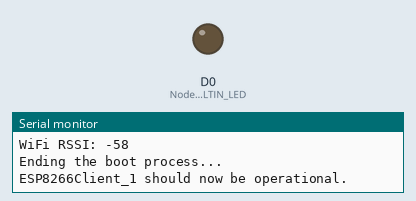
This sketch was run on a simulated ESP8266 (NodeMCU). Shown: output pins drawn as LEDs (lit = HIGH), the last lines printed to the serial monitor. WiFi joins after 1.5 s; servers stay silent unless stated; uploads are accepted with an empty reply.

Above: at 3.1 s.
At 8.8 s:
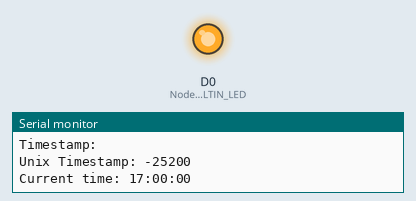
Timing chart, 0 to 17.2 s (numbered marks = the images above):
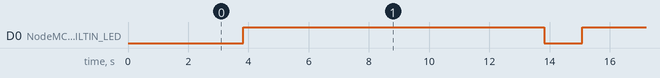

The sketch:

Node-RED_TimeServer_v1.3.ino
```cpp
#include <ESP8266WiFi.h>
#include <WiFiClient.h>
#include <Arduino.h>
// Replace with a different esp8266unitNumber to identify multiple ESP8266 NodeMCU devices
const char* esp8266unitNumber = "ESP8266Client_1";  // Set a esp8266unitNumber to identify each ESP8266 NodeMCU (example "ESP8266Client_1")

// Replace with your network credentials
const char* WIFI_SSID = "wifi_ssid";                   // Set the WIFI ssid to connect to (example "WiFi SSID")
const char* WIFI_PASSWORD = "your_password";            // Set the WIFI password (example "Wifi Password")

// Replace with the IP address of your Node-RED API server
const char* NODERED_SERVER = "10.0.0.111";          // Set the Node-RED server ip address (example "10.0.0.111")
const int NODERED_PORT = 1880;                      // Set the Node-RED port number (default port is 1880)

// Declare variables for the built in LED's
const int NodeMCU_BUILTIN_LED = D0;    // Onboard LED (GPIO16) pin D0
// const int ESP8266_BUILTIN_LED = D4; // Onboard LED (GPIO2) pin D4
// When the pin is 1/HIGH, the LED is off
// When the pin is 0/LOW, the LED is on

String line = "";
String timestamp;
String unix_timestamp;

WiFiClient client;

void setup() {
  Serial.begin(115200);
  delay(500);

  // Print boot message
  Serial.println("\n\nStarting the boot process...");

  // Print device identifier
  Serial.print("Device identifier: ");
  Serial.println(esp8266unitNumber);

  // Print firmware version
  Serial.print("Firmware version: ");
  Serial.println(ESP.getSdkVersion());

  // Print details about the device's firmware
  Serial.print("Boot version: ");
  Serial.println(ESP.getBootVersion());
  Serial.print("Boot mode: ");
  Serial.println(ESP.getBootMode());
  Serial.print("CPU frequency: ");
  Serial.println(ESP.getCpuFreqMHz());
  Serial.print("Flash size: ");
  Serial.println(ESP.getFlashChipSize());

  // Print memory usage
  Serial.print("Free heap: ");
  Serial.println(ESP.getFreeHeap());
  Serial.print("Heap fragmentation: ");
  Serial.println(ESP.getHeapFragmentation());

  // Print chip information
  Serial.print("Chip ID: ");
  Serial.println(ESP.getChipId());
  Serial.print("Flash chip ID: ");
  Serial.println(ESP.getFlashChipId());

  // Initilize the following built in LED's as outputs and set their starting state
  Serial.println("Setting the following built in LED's as outputs.");
  pinMode(NodeMCU_BUILTIN_LED, OUTPUT);
  // digitalWrite(NodeMCU_BUILTIN_LED, HIGH); // When the pin is 1/HIGH, the LED is off
  digitalWrite(NodeMCU_BUILTIN_LED, LOW); // When the pin is 0/LOW, the LED is on
  Serial.println("LED: 'NodeMCU_BUILTIN_LED' (GPIO16)");

  // Connect to WiFi
  WiFi.begin(WIFI_SSID, WIFI_PASSWORD);
  while (WiFi.status() != WL_CONNECTED) {
    delay(1000);
    Serial.println("Connecting to WiFi...");
  }
  Serial.println("Connected to WiFi");

  // Print STATION mode specific details about the device's WiFi capabilities
  Serial.print("WiFi SSID: ");
  Serial.println(WiFi.SSID());
  Serial.print("WiFi local IP address: ");
  Serial.println(WiFi.localIP());
  Serial.print("WiFi subnet mask: ");
  Serial.println(WiFi.subnetMask());
  Serial.print("WiFi gateway IP address: ");
  Serial.println(WiFi.gatewayIP());
  Serial.print("WiFi DNS server IP address: ");
  Serial.println(WiFi.dnsIP());

  // Print the remaining details about the device's WiFi capabilities
  Serial.print("WiFi mode: ");
  Serial.println(WiFi.getPhyMode());
  Serial.print("WiFi channel: ");
  Serial.println(WiFi.channel());
  Serial.print("WiFi MAC address: ");
  Serial.println(WiFi.macAddress());

  // Print WiFi connection status
  Serial.print("WiFi status: ");
  Serial.println(WiFi.status());

  // Print WiFi signal strength
  Serial.print("WiFi RSSI: ");
  Serial.println(WiFi.RSSI());

  // End the boot process and print client ready message
  Serial.println("Ending the boot process...\n");
  Serial.print(esp8266unitNumber);
  Serial.println(" should now be operational.\n");
}

void loop() {
  digitalWrite(NodeMCU_BUILTIN_LED, LOW); // When the pin is 0/LOW, the LED is on
  if (WiFi.status() != WL_CONNECTED) {
    Serial.println("Rebooting");
    delay(200);
    Serial.end();
    delay(200);
    setup();
  } else {
    if (client.connect(NODERED_SERVER, NODERED_PORT)) {
      // Make a GET request to the API endpoint for a response
      client.println("GET /timestamp HTTP/1.1");
      client.println("Host: " + String(NODERED_SERVER));
      client.println("Connection: close");
      client.println();
    }
    while (client.connected()) {
      while (client.available()) {
        line = client.readStringUntil('\r');
      }
    }

    String api_response = extractJson(line);
    Serial.print("\nAPI endpoint response: ");
    Serial.println(api_response);

    timestamp = getTimestamp(line);
    Serial.print("Timestamp: ");
    Serial.println(timestamp);

    unix_timestamp = String(getLocalUnixTimestamp());
    Serial.print("Unix Timestamp: ");
    Serial.println(unix_timestamp);

    String current_time = getCurrentTimeHHMMSS();
    Serial.print("Current time: ");
    Serial.println(current_time);

    client.stop();
  }
  digitalWrite(NodeMCU_BUILTIN_LED, HIGH); // When the pin is 1/HIGH, the LED is off
  delay(10000); // interval of 10s between each update
}

String extractJson(String json) {
  String response = json.substring(1, json.length());
  return response;
}

String getTimestamp(String json) {
  String response = json.substring(14, json.length()-1);
  return response;
}

String getCurrentTimeHHMMSS() {
  time_t now = getLocalUnixTimestamp();
  char time[20];
  strftime(time, 20, "%H:%M:%S", localtime(&now));
  return String(time);
}

long long getLocalUnixTimestamp() {
  long long timestamp_long = strtoll(timestamp.c_str(), NULL, 10) / 1000;
  return timestamp_long - 25200;
}
```

Measured:
- by itself, D0 (NodeMCU_BUILTIN_LED): alternates HIGH for 10.0 s and LOW for 1.3 s
